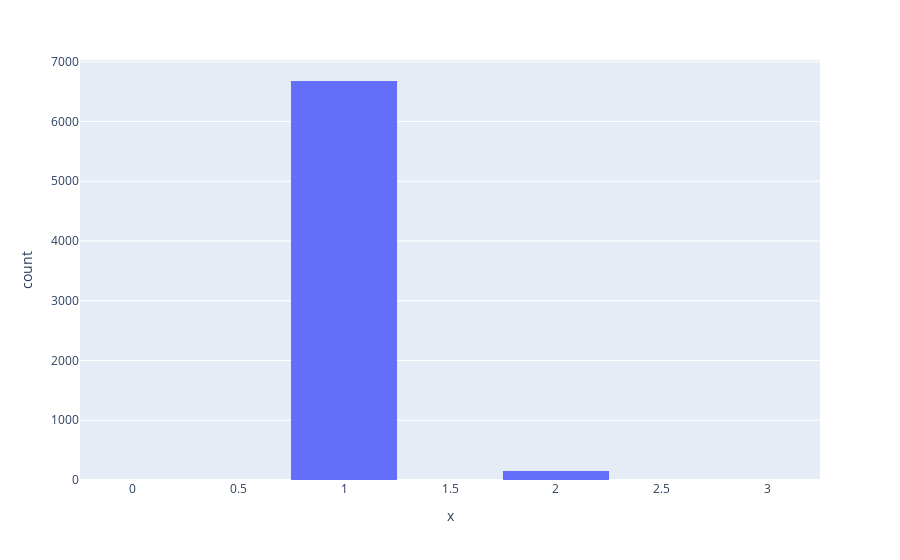

The code cell stored with this chart in its notebook:
### Code cell
db = instance_mongodb_sei(project="mlts")
collection = db.grambow_green_calculation

num_imag_freqs = []

for doc in collection.find({'task_label': 'frequency calculation', 'tags.state': 'transition_state'}):
    frequencies = doc['calcs_reversed'][0]['frequencies']
    _num_imag_freqs = len([freq for freq in frequencies if freq < 0])
    # if _num_imag_freqs > 1:
    #     print(frequencies)
    num_imag_freqs.append(_num_imag_freqs)

fig = px.histogram(x=num_imag_freqs, nbins=10)
fig.show()

### Figure 1 — Plotly figure (JSON) as saved in the notebook; plotly's stock layout.template omitted (floating-point values rounded to 4 significant figures; data arrays with more than 128 entries replaced by an {"elided": "..."} marker saying what was removed)
{"data": [{"alignmentgroup": "True", "bingroup": "x", "hovertemplate": "x=%{x}<br>count=%{y}<extra></extra>", "legendgroup": "", "marker": {"color": "#636efa", "pattern": {"shape": ""}}, "name": "", "nbinsx": 10, "offsetgroup": "", "orientation": "v", "showlegend": false, "type": "histogram", "x": {"elided": "6827 int values"}, "xaxis": "x", "yaxis": "y"}], "layout": {"barmode": "relative", "legend": {"tracegroupgap": 0}, "margin": {"t": 60}, "xaxis": {"anchor": "y", "domain": [0, 1], "title": {"text": "x"}}, "yaxis": {"anchor": "x", "domain": [0, 1], "title": {"text": "count"}}}}
